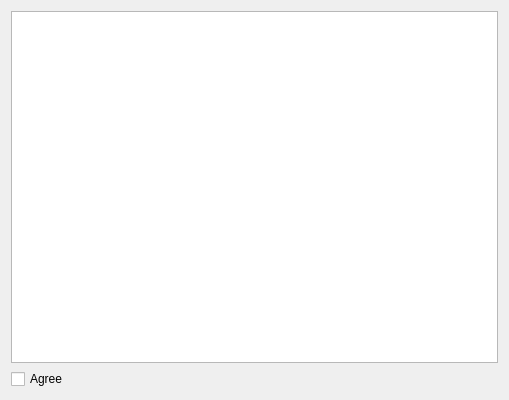
<?xml version="1.0" encoding="UTF-8"?>
<ui version="4.0">
 <class>licensePage</class>
 <widget class="QWidget" name="licensePage">
  <property name="geometry">
   <rect>
    <x>0</x>
    <y>0</y>
    <width>509</width>
    <height>400</height>
   </rect>
  </property>
  <property name="sizePolicy">
   <sizepolicy hsizetype="MinimumExpanding" vsizetype="MinimumExpanding">
    <horstretch>0</horstretch>
    <verstretch>0</verstretch>
   </sizepolicy>
  </property>
  <property name="minimumSize">
   <size>
    <width>100</width>
    <height>400</height>
   </size>
  </property>
  <property name="windowTitle">
   <string>Form</string>
  </property>
  <layout class="QVBoxLayout" name="verticalLayout">
   <item>
    <widget class="QTextEdit" name="licenseTextEdit">
     <property name="minimumSize">
      <size>
       <width>0</width>
       <height>0</height>
      </size>
     </property>
     <property name="html">
      <string>&lt;!DOCTYPE HTML PUBLIC &quot;-//W3C//DTD HTML 4.0//EN&quot; &quot;http://www.w3.org/TR/REC-html40/strict.dtd&quot;&gt;
&lt;html&gt;&lt;head&gt;&lt;meta name=&quot;qrichtext&quot; content=&quot;1&quot; /&gt;&lt;style type=&quot;text/css&quot;&gt;
p, li { white-space: pre-wrap; }
&lt;/style&gt;&lt;/head&gt;&lt;body style=&quot; font-family:'Sans Serif'; font-size:9pt; font-weight:400; font-style:normal;&quot;&gt;
&lt;p style=&quot;-qt-paragraph-type:empty; margin-top:0px; margin-bottom:0px; margin-left:0px; margin-right:0px; -qt-block-indent:0; text-indent:0px;&quot;&gt;&lt;br /&gt;&lt;/p&gt;&lt;/body&gt;&lt;/html&gt;</string>
     </property>
    </widget>
   </item>
   <item>
    <widget class="QCheckBox" name="agreeCheckBox">
     <property name="text">
      <string>Agree</string>
     </property>
    </widget>
   </item>
  </layout>
 </widget>
 <resources/>
 <connections/>
</ui>
